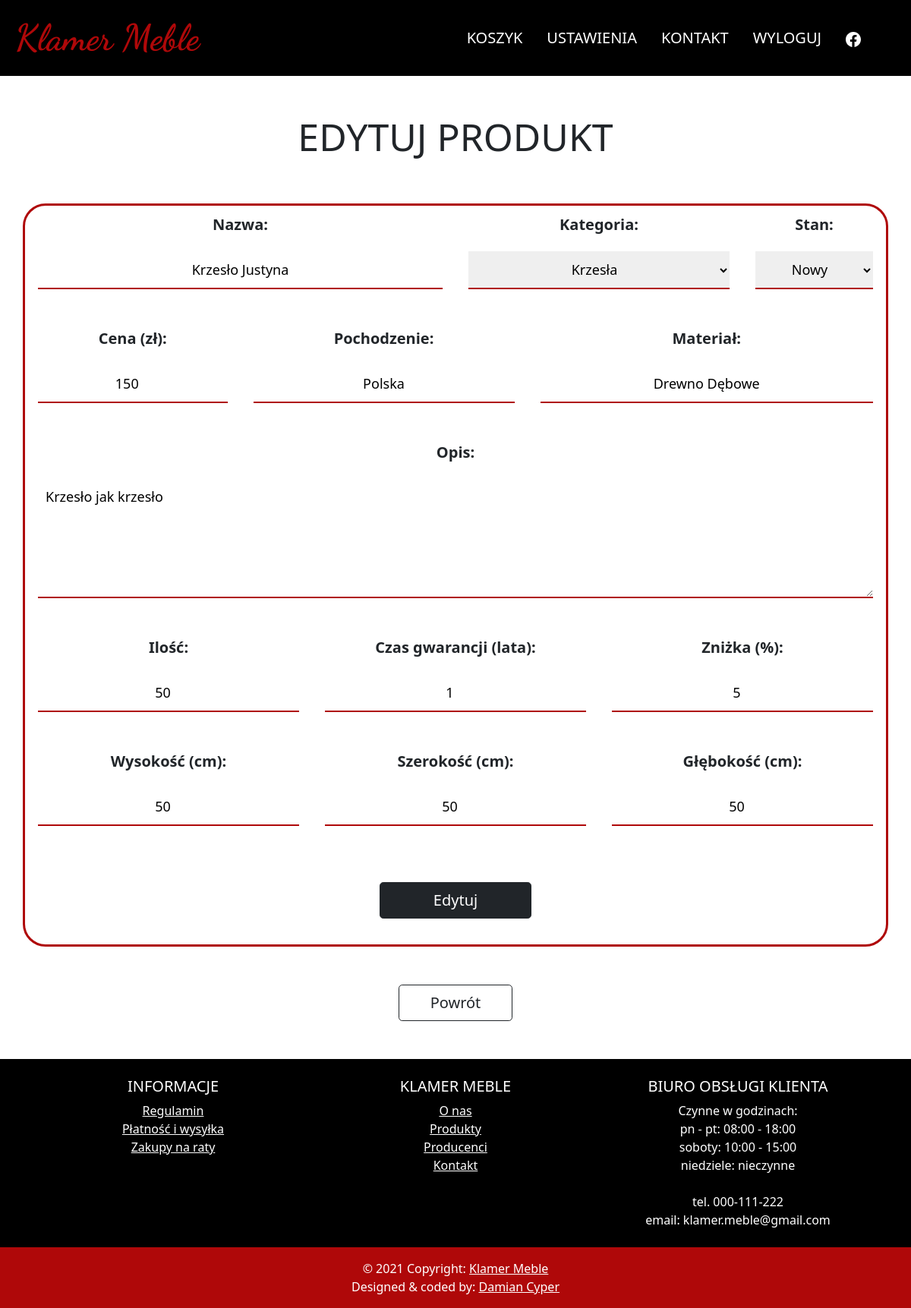
/settings/all_products/edit/1 (signed in), run on the app's committed database.
### store/models.py (models this page shows, shortened)
class Furniture(models.Model):
    name = models.CharField(max_length=255)
    type = models.ForeignKey(FurnitureType, on_delete=models.CASCADE)
    state = models.CharField(choices=STATE, default='new', max_length=20)
    price = models.IntegerField(default=200)
    origin = models.CharField(max_length=255)
    material = models.CharField(max_length=255)
    amount = models.IntegerField(default=0)
    description = models.TextField()
    warranty_time = models.IntegerField(default=0)
    discount = models.IntegerField(default=0)
    height = models.IntegerField()
    width = models.IntegerField()
    depth = models.IntegerField()

class FurnitureType(models.Model):
    name = models.CharField(max_length=255)

### store/views.py (the view, shortened to what this page needs)
# urls.py: path('settings/all_products/edit/<int:pk>', staff_member_required(EditProductView.as_view(template_name='admin_product_edit.html')), name='edit_product_admin'),
class EditProductView(SuperUserCheck, generic.ListView):
    model = Furniture
    def get_queryset(self):
        products = super().get_queryset()
        product = products.filter(id=self.kwargs['pk'])
        return product
    def get_context_data(self, **kwargs):
        context = super().get_context_data(**kwargs)
        context['categories'] = FurnitureType.objects.all()
        context['pk'] = self.kwargs['pk']
        return context

### store/views.py (called while the page is built)
    def test_func(self):
        return self.request.user.is_superuser

### store/templates/admin_product_edit.html (shortened to what this page needs)
{% extends 'navMenu.html' %}
{% block additional %}
    {% load static %}
    <link href="{% static 'store/all_products.css' %}" rel="stylesheet">
{% endblock %}
{% block main %}
    <div class="container">
        {% if pk == 0 %}
            <h3>Dodaj nowy produkt</h3>
        {% else %}
            <h3>Edytuj produkt</h3>
        {%endif%}
    </div>
    <div style="min-height: 74vh; margin: 0 auto;" id="form" class="container">
      <form method="post" id="edit_form" class="row">
          <div class="col-md-6 d-flex flex-column">
              <label for="prod_name">Nazwa: </label>
              <input id="prod_name" type="text" name="prod_name" value="{{object_list.0.name}}" required>
          </div>
          <div class="col-md-4 d-flex flex-column">
              <label for="prod_type">Kategoria:</label>
              <select id="prod_type" name="prod_type" required>
                  {% for category in categories %}
                        <option {%if object_list.0.type.name == category.name %} selected {%endif%}>{{category.name}}</option>
                  {% endfor %}
              </select>
          </div>
          <div class="col-md-2 d-flex flex-column">
              <label for="prod_state">Stan: </label>
              <select id="prod_state" name="prod_state" required>
                  <option value="new" {%if object_list.0.state == "new"%} selected {%endif%} >Nowy</option>
              </select>
          </div>
          <div class="col-md-3 d-flex flex-column">
              <label for="prod_price">Cena (zł): </label>
              <input id="prod_price" name="prod_price" type="number" min="1" value="{{object_list.0.price}}" required>
          </div>
          <div class="col-md-4 d-flex flex-column">
              <label for="prod_origin">Pochodzenie: </label>
              <input id="prod_origin" type="text" name="prod_origin" value="{{object_list.0.origin}}" required>
          </div>
          <div class="col-md-5 d-flex flex-column">
              <label for="prod_material">Materiał: </label>
              <input id="prod_material" type="text" name="prod_material" value="{{object_list.0.material}}" required>
          </div>
          <div class="col-md-12 d-flex flex-column">
              <label for="prod_desc">Opis: </label>
              <textarea id="prod_desc" name="prod_desc" rows="5">{{object_list.0.description}}</textarea>
          </div>
          <div class="col-md-4 d-flex flex-column">
              <label for="prod_amount">Ilość: </label>
              <input id="prod_amount" type="number" min="0" name="prod_amount" value="{{object_list.0.amount}}" required>
          </div>
          <div class="col-md-4 d-flex flex-column">
              <label for="prod_warranty">Czas gwarancji (lata): </label>
              <input id="prod_warranty" name="prod_warranty" type="number" min="0" value="{{object_list.0.warranty_time}}" required>
          </div>
          <div class="col-md-4 d-flex flex-column">
              <label for="prod_discount">Zniżka (%): </label>
              <input id="prod_discount" type="number" min="0" max="99" name="prod_discount" value="{{object_list.0.discount}}" required>
          </div>
          <div class="col-md-4 d-flex flex-column">
              <label for="prod_height">Wysokość (cm): </label>
              <input id="prod_height" type="number" min="1" max="500" name="prod_height" value="{{object_list.0.height}}">
          </div>
          <div class="col-md-4 d-flex flex-column">
              <label for="prod_width">Szerokość (cm): </label>
              <input id="prod_width" name="prod_width" type="number" min="1" max="500" value="{{object_list.0.width}}" required>
          </div>
          <div class="col-md-4 d-flex flex-column">
              <label for="prod_depth">Głębokość (cm): </label>
              <input id="prod_depth" type="number" name="prod_depth" min="1" max="500" value="{{object_list.0.depth}}" required>
          </div>
          <div class="form-actions col-md-12 d-flex flex-column">
              <button class="btn btn-lg btn-dark my-4 mx-auto" type="submit" style="width: 200px" id="form-btn">
                {% if pk == 0 %}
                    Dodaj
                {% else %}
                    Edytuj
                {%endif%}
              </button>
          </div>
      </form>
      <a type="button" class="btn btn-lg btn-outline-dark" href="/settings/all_products" id="go_back">Powrót</a>
    </div>
{% endblock %}

### store/static/store/all_products.css (style rules this page uses)
#go_back { margin: 50px auto; display: block; width: 150px; }
h3 { text-transform: uppercase; font-size: 50px!important; text-align: center; padding: 50px 0; }
label { font-size: 20px; text-align: center }
input, select, textarea { border: none; border-bottom: 2px solid #af0809; outline: none; font-size: 18px!important; margin: 20px 5px 50px 5px!important; }
input, select { height: 50px; text-align: center; }
form { padding: 10px 0; font-weight: bold; }
#edit_form { border: 3px solid #af0809; border-radius: 30px; }
textarea { padding: 10px; text-align: justify!important; hyphens: auto; word-wrap: break-word; }

### data on the page
Furniture: prod_name "Krzesło Justyna", prod_type "Krzesła", prod_state "Nowy", prod_price "150", prod_origin "Polska", prod_material "Drewno Dębowe", prod_desc "Krzesło jak krzesło", prod_amount "50", prod_warranty "1", prod_discount "5", prod_height "50", prod_width "50", prod_depth "50"
